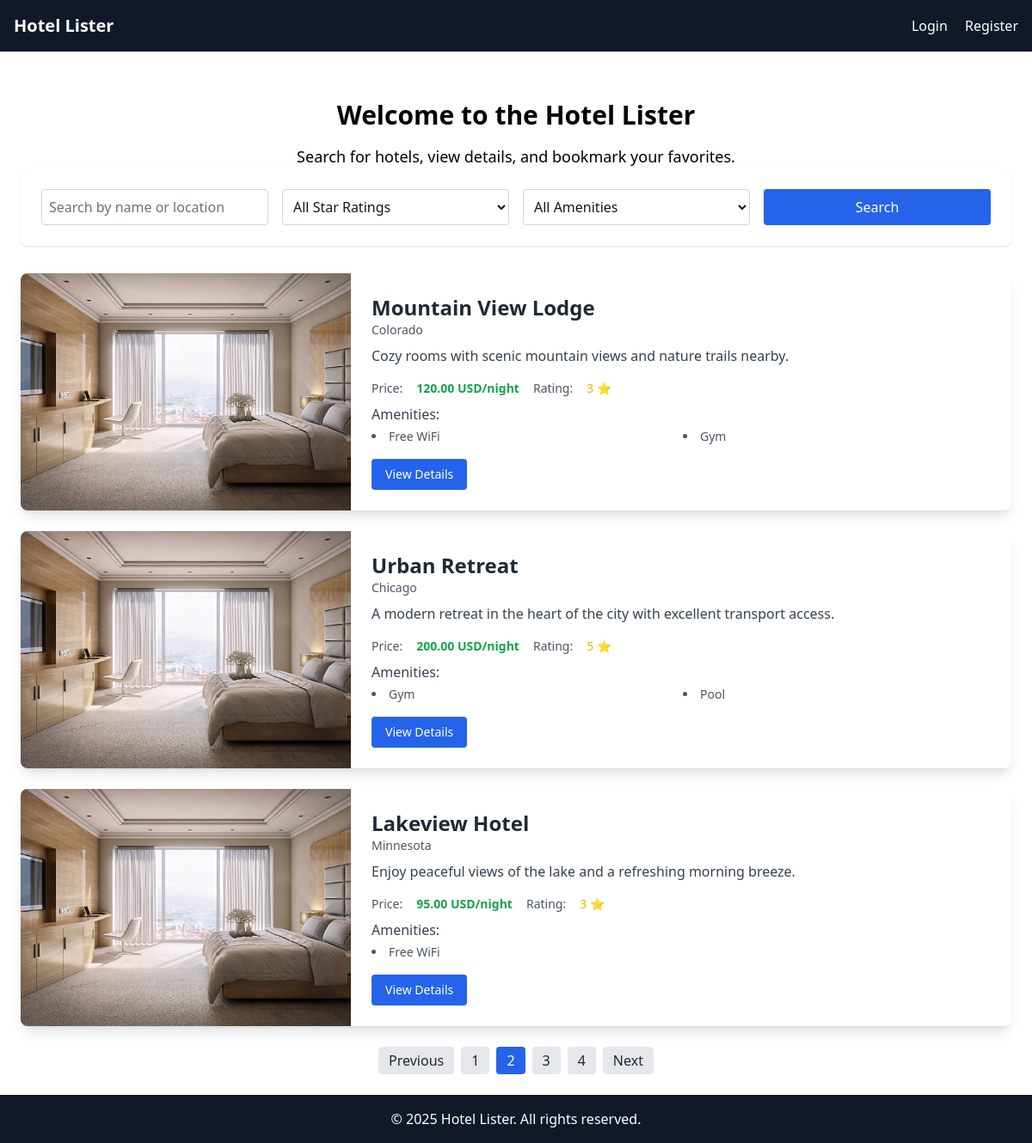
Screenshot of /?page=2 with the database file from the repository.
### home/models.py (models this page shows, shortened)
class BaseModel(models.Model):
    uid = models.UUIDField(default=uuid.uuid4, editable=False, primary_key=True)
    created_at = models.DateTimeField(auto_now_add=True)
    updated_at = models.DateTimeField(auto_now=True)
    class Meta:
        abstract = True

class Hotel(BaseModel):
    hotel_name = models.CharField(max_length=200)
    description = models.TextField()
    price = models.DecimalField(max_digits=10, decimal_places=2)
    star_rating = models.IntegerField(choices=[(i, f"{i} Star") for i in range(1, 6)])
    location = models.CharField(max_length=100)
    amenities = models.ManyToManyField(Amenity, related_name="hotels")
    room_count = models.IntegerField(default=10)

class HotelImage(BaseModel):
    hotel = models.ForeignKey(Hotel, related_name="images", on_delete=models.CASCADE)
    image = models.ImageField(upload_to='hotels/')

class Amenity(BaseModel):
    name = models.CharField(max_length=100)

### home/views.py (the view)
# urls.py: 2. Add a URL to urlpatterns:  path('', views.home, name='home')
def home(request):
    query = request.GET.get('q', '')
    star_rating = request.GET.get('star_rating')
    amenity = request.GET.get('amenity')
    hotels = Hotel.objects.all()
    if query:
        hotels = hotels.filter(Q(hotel_name__icontains=query) | Q(location__icontains=query))
    if star_rating:
        hotels = hotels.filter(star_rating=star_rating)
    if amenity:
        hotels = hotels.filter(amenities__name__icontains=amenity)
    for hotel in hotels:
        hotel.image = hotel.images.first() if hotel.images.exists() else None
    paginator = Paginator(hotels, 3)
    page_number = request.GET.get('page')
    hotels_page = paginator.get_page(page_number)
    amenities = Amenity.objects.all()
    bookmarked_hotels = []
    if request.user.is_authenticated:
        bookmarked_hotels = HotelBookmark.objects.filter(user=request.user).values_list('hotel__uid', flat=True)
    return render(request, 'home.html', {
        'hotels': hotels_page,  # paginated hotels
        'query': query,
        'star_rating': star_rating,
        'amenity': amenity,
        'amenities': amenities,
        'bookmarked_hotels': bookmarked_hotels,
    })

### home/templates/home.html (shortened to what this page needs)
{% extends 'base.html' %}
{% block content %}
  <div class="text-center mt-8">
    <h1 class="text-3xl font-bold">Welcome to the Hotel Lister</h1>
    <p class="mt-4 text-lg">Search for hotels, view details, and bookmark your favorites.</p>
  </div>
<form method="get" class="bg-white dark:bg-gray-800 rounded-lg shadow p-6 mb-6 grid grid-cols-1 md:grid-cols-4 gap-4">
  <input type="text" name="q" placeholder="Search by name or location"
         value="{{ query }}"
         class="p-2 border border-gray-300 dark:border-gray-600 bg-white dark:bg-gray-700 text-gray-900 dark:text-white placeholder-gray-500 dark:placeholder-gray-400 rounded w-full" />
  <select name="star_rating"
          class="p-2 border border-gray-300 dark:border-gray-600 bg-white dark:bg-gray-700 text-gray-900 dark:text-white rounded w-full">
    <option value="">All Star Ratings</option>
  </select>
  <select name="amenity"
          class="p-2 border border-gray-300 dark:border-gray-600 bg-white dark:bg-gray-700 text-gray-900 dark:text-white rounded w-full">
    <option value="">All Amenities</option>
  </select>
  <button type="submit"
          class="bg-blue-600 hover:bg-blue-700 text-white px-4 py-2 rounded w-full md:w-auto">
    Search
  </button>
</form>
  <div class="mt-8 space-y-6">
    {% for hotel in hotels %}
    <div class="bg-white rounded-lg shadow-lg overflow-hidden flex flex-col md:flex-row relative">
        <div class="md:w-1/3 w-full h-64 md:h-auto">
          {% with hotel.images.all|first as first_image %}
            {% if first_image %}
              <img src="{{ first_image.image.url }}" alt="{{ hotel.hotel_name }}" class="object-cover w-full h-full">
            {% else %}
              <img src="https://via.placeholder.com/400x300.png?text=No+Image" alt="No image available" class="object-cover w-full h-full">
            {% endif %}
          {% endwith %}
        </div>
        <div class="md:w-2/3 p-6 flex flex-col justify-between">
          <div>
            <h2 class="text-2xl font-semibold text-gray-800">{{ hotel.hotel_name }}</h2>
            <p class="text-gray-600 text-sm mb-2">{{ hotel.location }}</p>
            <p class="text-gray-700 text-base mb-4">{{ hotel.description|truncatewords:25 }}</p>
            <div class="flex items-center space-x-4 text-sm text-gray-600 mb-2">
              <span class="font-medium">Price:</span>
              <span class="font-semibold text-green-600">{{ hotel.price }} USD/night</span>
              <span class="ml-4 font-medium">Rating:</span>
              <span class="text-yellow-500">{{ hotel.star_rating }} ⭐</span>
            </div>
            <div class="mt-2">
              <p class="font-medium text-gray-700 mb-1">Amenities:</p>
              <ul class="list-disc list-inside text-sm text-gray-600 grid grid-cols-2 gap-1">
                {% for amenity in hotel.amenities.all %}
                  <li>{{ amenity.name }}</li>
                {% empty %}
                  <li>No amenities listed</li>
                {% endfor %}
              </ul>
            </div>
          </div>
          <div class="mt-4">
            <a href="{% url 'hotel_detail' hotel.uid %}" class="inline-block px-4 py-2 bg-blue-600 text-white text-sm font-medium rounded hover:bg-blue-700 transition">
              View Details
            </a>
          </div>
        </div>
      </div>
    {% endfor %}
    <div class="mt-8 flex justify-center space-x-2">
      {% if hotels.has_previous %}
        <a href="?{% if query %}q={{ query }}&{% endif %}{% if star_rating %}star_rating={{ star_rating }}&{% endif %}{% if amenity %}amenity={{ amenity }}&{% endif %}page={{ hotels.previous_page_number }}"
          class="px-3 py-1 bg-gray-200 dark:bg-gray-700 text-gray-800 dark:text-white rounded hover:bg-gray-300 dark:hover:bg-gray-600">
          Previous
        </a>
      {% endif %}
      {% for num in hotels.paginator.page_range %}
        {% if hotels.number == num %}
          <span class="px-3 py-1 bg-blue-600 text-white rounded">{{ num }}</span>
        {% else %}
          <a href="?{% if query %}q={{ query }}&{% endif %}{% if star_rating %}star_rating={{ star_rating }}&{% endif %}{% if amenity %}amenity={{ amenity }}&{% endif %}page={{ num }}"
            class="px-3 py-1 bg-gray-200 dark:bg-gray-700 text-gray-800 dark:text-white rounded hover:bg-gray-300 dark:hover:bg-gray-600">
            {{ num }}
          </a>
        {% endif %}
      {% endfor %}
      {% if hotels.has_next %}
        <a href="?{% if query %}q={{ query }}&{% endif %}{% if star_rating %}star_rating={{ star_rating }}&{% endif %}{% if amenity %}amenity={{ amenity }}&{% endif %}page={{ hotels.next_page_number }}"
          class="px-3 py-1 bg-gray-200 dark:bg-gray-700 text-gray-800 dark:text-white rounded hover:bg-gray-300 dark:hover:bg-gray-600">
          Next
        </a>
      {% endif %}
    </div>
  </div>
{% endblock %}

### rows the page displays
Hotel: image (picture), hotel_name "Mountain View Lodge", location "Colorado", description "Cozy rooms with scenic mountain views and nature trails nearby.", price "120.00", star_rating "3"
Amenity: name "Free WiFi"
Amenity: name "Gym"
Hotel: image (picture), hotel_name "Urban Retreat", location "Chicago", description "A modern retreat in the heart of the city with excellent transport access.", price "200.00", star_rating "5"
Amenity: name "Pool"
Hotel: image (picture), hotel_name "Lakeview Hotel", location "Minnesota", description "Enjoy peaceful views of the lake and a refreshing morning breeze.", price "95.00", star_rating "3"

### other values shown
{{ num }} "1" "3" "4"
{{ num }} "2"
